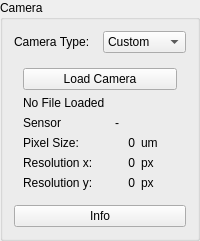
       <widget class="QGroupBox" name="SensorBox">
        <property name="title">
         <string>Camera</string>
        </property>
        <layout class="QVBoxLayout" name="verticalLayout_6">
         <item>
          <layout class="QVBoxLayout" name="verticalLayout_3">
           <item>
            <layout class="QHBoxLayout" name="horizontalLayout_5">
             <item>
              <widget class="QLabel" name="cameraTypeLabel">
               <property name="text">
                <string>Camera Type:</string>
               </property>
              </widget>
             </item>
             <item>
              <widget class="QComboBox" name="cameraComboBox">
               <item>
                <property name="text">
                 <string>Custom</string>
                </property>
               </item>
              </widget>
             </item>
            </layout>
           </item>
          </layout>
         </item>
         <item>
          <widget class="QStackedWidget" name="cameraStackedWidget">
           <property name="currentIndex">
            <number>0</number>
           </property>
           <widget class="QWidget" name="page_12">
            <layout class="QGridLayout" name="gridLayout_11">
             <item row="0" column="0">
              <widget class="QPushButton" name="cameraLoadFileButton">
               <property name="text">
                <string>Load Camera</string>
               </property>
              </widget>
             </item>
             <item row="1" column="0">
              <widget class="QLabel" name="cameraLoadedFileLabel">
               <property name="text">
                <string>No File Loaded</string>
               </property>
              </widget>
             </item>
             <item row="2" column="0">
              <layout class="QGridLayout" name="gridLayout_9">
               <property name="topMargin">
                <number>0</number>
               </property>
               <item row="3" column="0">
                <widget class="QLabel" name="resolutionyLabel">
                 <property name="text">
                  <string>Resolution y:</string>
                 </property>
                </widget>
               </item>
               <item row="2" column="0">
                <widget class="QLabel" name="resolutionxLabel">
                 <property name="text">
                  <string>Resolution x:</string>
                 </property>
                </widget>
               </item>
               <item row="1" column="0">
                <widget class="QLabel" name="pixelSizeLabel">
                 <property name="text">
                  <string>Pixel Size:</string>
                 </property>
                </widget>
               </item>
               <item row="1" column="2">
                <widget class="QLabel" name="pixelSizeUnitsLabel">
                 <property name="text">
                  <string>um</string>
                 </property>
                </widget>
               </item>
               <item row="1" column="1">
                <widget class="QLabel" name="pixelSizeValueLabel">
                 <property name="text">
                  <string>0</string>
                 </property>
                 <property name="alignment">
                  <set>Qt::AlignRight|Qt::AlignTrailing|Qt::AlignVCenter</set>
                 </property>
                </widget>
               </item>
               <item row="2" column="1">
                <widget class="QLabel" name="resolutionxValueLabel">
                 <property name="text">
                  <string>0</string>
                 </property>
                 <property name="alignment">
                  <set>Qt::AlignRight|Qt::AlignTrailing|Qt::AlignVCenter</set>
                 </property>
                </widget>
               </item>
               <item row="2" column="2">
                <widget class="QLabel" name="resolutionxUnitsLabel">
                 <property name="text">
                  <string>px</string>
                 </property>
                </widget>
               </item>
               <item row="3" column="1">
                <widget class="QLabel" name="resolutionyValueLabel">
                 <property name="text">
                  <string>0</string>
                 </property>
                 <property name="alignment">
                  <set>Qt::AlignRight|Qt::AlignTrailing|Qt::AlignVCenter</set>
                 </property>
                </widget>
               </item>
               <item row="3" column="2">
                <widget class="QLabel" name="resolutionyUnitsLabel">
                 <property name="text">
                  <string>px</string>
                 </property>
                </widget>
               </item>
               <item row="0" column="0">
                <widget class="QLabel" name="sensorNameLabel_2">
                 <property name="text">
                  <string>Sensor</string>
                 </property>
                </widget>
               </item>
               <item row="0" column="1">
                <widget class="QLabel" name="sensorNameLabel">
                 <property name="text">
                  <string>-</string>
                 </property>
                 <property name="alignment">
                  <set>Qt::AlignCenter</set>
                 </property>
                </widget>
               </item>
              </layout>
             </item>
            </layout>
           </widget>
           <widget class="QWidget" name="page_13"/>
          </widget>
         </item>
         <item>
          <widget class="QPushButton" name="cameraInfoButton">
           <property name="text">
            <string>Info</string>
           </property>
          </widget>
         </item>
        </layout>
       </widget>
